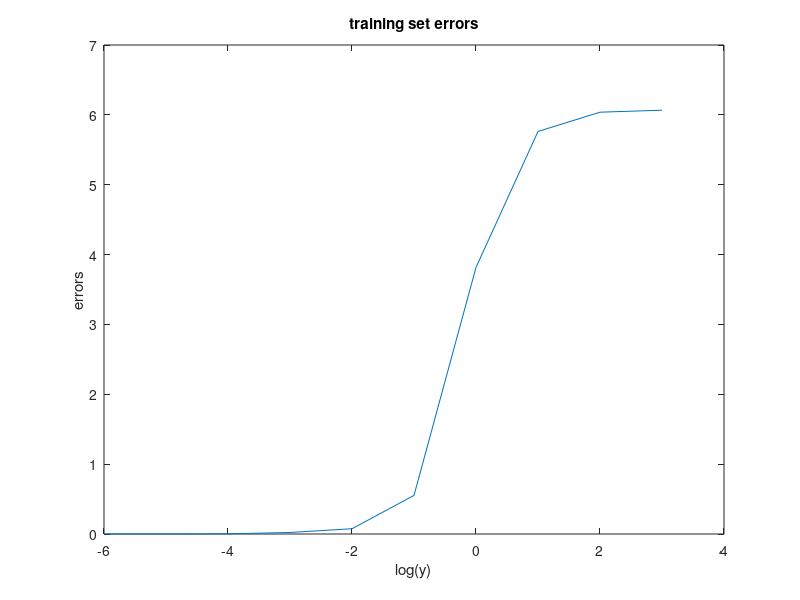
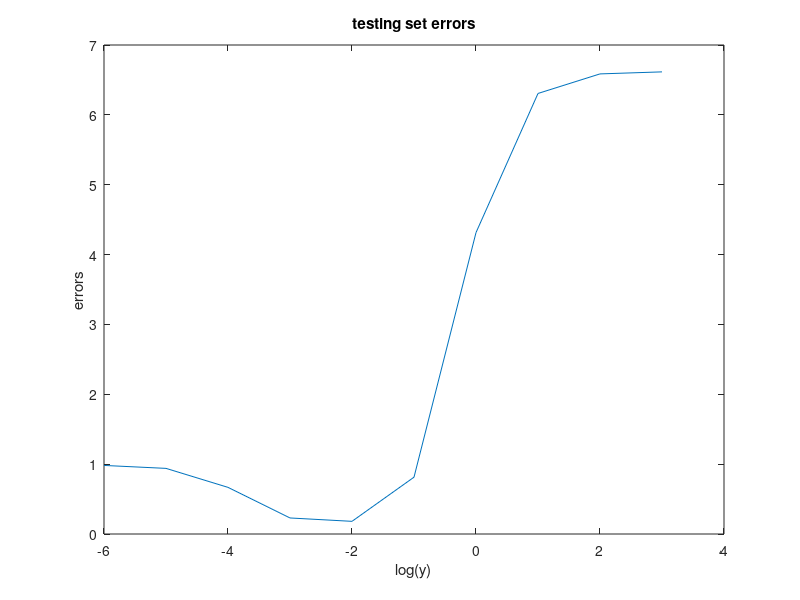

The MATLAB script that drew these images, in order:
%This script shows excercise4 b)

x = rand(600,10); %xi are drawn from the standard normal distribution. 
w = rand(10,1); %Pick a random value for w from the standard normal distribution
n = rand(600,1); %ni are drawn from the standard normal distribution. 

y = x*w + n; %generate a noisy random data set, containing 600 samples

x_train = x(1:10,:); %Split the data set into a training set of size 100
y_train = y(1:10,:);
x_test = x(101:600,:); % Split the data set into a test set of size 500.
y_test = y(101:600,:);

error_train = zeros(10,1);
error_test = zeros(10,1);
k=1;
for i = -6:1:3
    w_train = (x_train'*x_train + 10^(i)*100*eye(10)) \ x_train' * y_train; %perform ridge regression
    y_test_train = x_test*w_train; %generate new new noisy data set using estimated w

    %%Using equation (3) compute the mean squared error on the training set
    error_train(k) = 10 \ (w_train' * x_train' * x_train * w_train - 2 * y_train'...
        * x_train * w_train + y_train' * y_train); 

    %Using equation (3) compute the mean squared error on the test sets
    error_test(k) = 500 \ (w_train' * x_test' * x_test * w_train - 2 * y_test'...
        * x_test * w_train + y_test' * y_test); 
    k=k+1;
end

i = -6:1:3;
figure
plot(i,error_train);
title('training set errors')
xlabel('log(y)')
ylabel('errors')
figure
plot(i,error_test);
title('testing set errors')
xlabel('log(y)')
ylabel('errors')